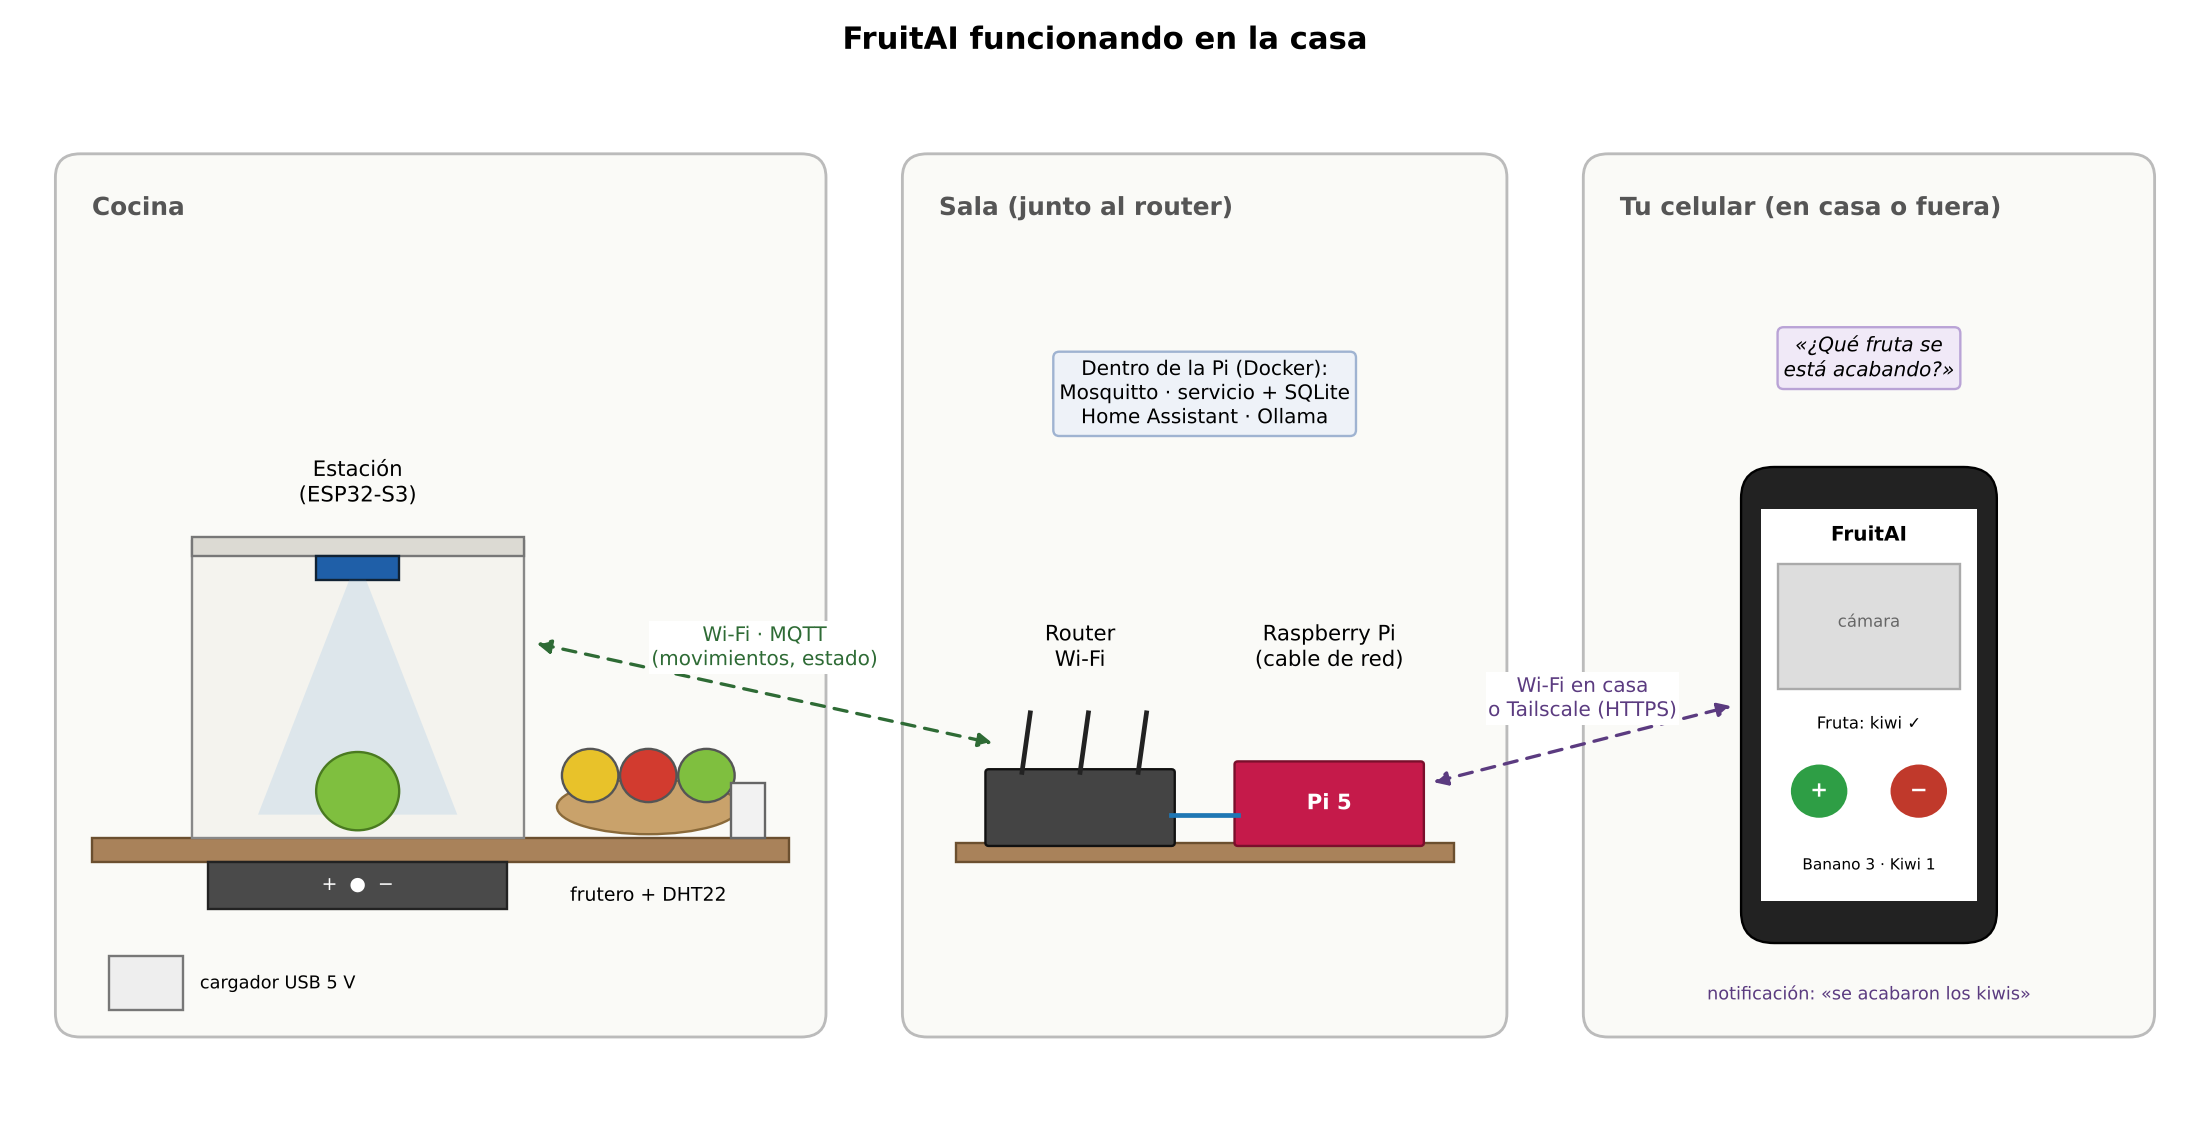

The Python source for this figure:
import matplotlib
matplotlib.use("Agg")
import matplotlib.pyplot as plt
from matplotlib.patches import Rectangle, Circle, FancyBboxPatch, FancyArrowPatch, Polygon, Ellipse
plt.rcParams["font.family"] = "DejaVu Sans"
fig, ax = plt.subplots(figsize=(13, 6.6)); ax.set_xlim(0, 13); ax.set_ylim(0, 6.6); ax.axis("off")
ax.set_title("FruitAI funcionando en la casa", fontsize=13, weight="bold")

def zona(x, y, w, h, t):
    ax.add_patch(FancyBboxPatch((x, y), w, h, boxstyle="round,pad=0.02,rounding_size=0.15", fc="#fafaf7", ec="#bbb", lw=1.2))
    ax.text(x + .2, y + h - .25, t, fontsize=10.5, weight="bold", color="#555", va="top")

# Cocina
zona(0.2, 0.4, 4.6, 5.6, "Cocina")
ax.add_patch(Rectangle((0.4, 1.5), 4.2, .15, fc="#a9825a", ec="#6b4f2f"))   # mesón
ax.add_patch(Rectangle((1.0, 1.65), 2.0, 1.9, fc="#f4f3ee", ec="#888"))      # estación
ax.add_patch(Rectangle((1.0, 3.45), 2.0, .12, fc="#dcdad3", ec="#777"))
ax.add_patch(Rectangle((1.75, 3.3), .5, .15, fc="#1f5fa8", ec="#123"))
ax.add_patch(Polygon([(1.95, 3.3), (2.05, 3.3), (2.6, 1.8), (1.4, 1.8)], fc="#5aa0e0", alpha=.15, ec="none"))
ax.add_patch(Circle((2.0, 1.95), .25, fc="#7fbf3f", ec="#4a7a20"))
ax.add_patch(Rectangle((1.1, 1.2), 1.8, .3, fc="#4a4a4a", ec="#222"))
ax.text(2.0, 1.35, "+  ●  −", ha="center", va="center", color="w", fontsize=8)
ax.text(2.0, 3.8, "Estación\n(ESP32-S3)", ha="center", fontsize=9)
ax.add_patch(Ellipse((3.75, 1.85), 1.1, .35, fc="#c9a26b", ec="#8a6a3a"))
for i, c in enumerate(["#e8c22a", "#d23b2f", "#7fbf3f"]): ax.add_patch(Circle((3.4 + i * .35, 2.05), .17, fc=c, ec="#555"))
ax.add_patch(Rectangle((4.25, 1.65), .2, .35, fc="#f2f2f2", ec="#666")); ax.text(3.75, 1.25, "frutero + DHT22", ha="center", fontsize=8)
ax.add_patch(Rectangle((0.5, .55), .45, .35, fc="#eee", ec="#777")); ax.text(1.05, .72, "cargador USB 5 V", fontsize=7.5, va="center")

# Sala / router
zona(5.3, 0.4, 3.6, 5.6, "Sala (junto al router)")
ax.add_patch(Rectangle((5.6, 1.5), 3.0, .12, fc="#a9825a", ec="#6b4f2f"))
ax.add_patch(FancyBboxPatch((5.8, 1.62), 1.1, .45, boxstyle="round,pad=0.02", fc="#444", ec="#111"))
for i in range(3): ax.plot([6.0 + i * .35, 6.0 + i * .35 + .05], [2.07, 2.45], color="#222", lw=2)
ax.text(6.35, 2.75, "Router\nWi-Fi", ha="center", fontsize=9)
ax.add_patch(FancyBboxPatch((7.3, 1.62), 1.1, .5, boxstyle="round,pad=0.02", fc="#c51a4a", ec="#7a0f2c"))
ax.text(7.85, 1.87, "Pi 5", ha="center", va="center", color="w", fontsize=9, weight="bold")
ax.plot([6.9, 7.3], [1.8, 1.8], color="#1f77b4", lw=2)
ax.text(7.85, 2.75, "Raspberry Pi\n(cable de red)", ha="center", fontsize=9)
ax.text(7.1, 4.3, "Dentro de la Pi (Docker):\nMosquitto · servicio + SQLite\nHome Assistant · Ollama", ha="center", fontsize=8.5,
        bbox=dict(fc="#eef2f8", ec="#9fb3d1", boxstyle="round,pad=0.3"))

# Celular (en casa y fuera)
zona(9.4, 0.4, 3.4, 5.6, "Tu celular (en casa o fuera)")
ax.add_patch(FancyBboxPatch((10.35, 1.0), 1.5, 3.0, boxstyle="round,pad=0.02,rounding_size=0.2", fc="#222", ec="#000"))
ax.add_patch(Rectangle((10.45, 1.25), 1.3, 2.5, fc="#ffffff", ec="none"))
ax.text(11.1, 3.55, "FruitAI", ha="center", fontsize=8.5, weight="bold")
ax.add_patch(Rectangle((10.55, 2.6), 1.1, .8, fc="#ddd", ec="#aaa")); ax.text(11.1, 3.0, "cámara", ha="center", fontsize=7, color="#666")
ax.text(11.1, 2.35, "Fruta: kiwi ✓", ha="center", fontsize=7)
ax.add_patch(Circle((10.8, 1.95), .17, fc="#2e9e45")); ax.text(10.8, 1.95, "+", ha="center", va="center", color="w", fontsize=9, weight="bold")
ax.add_patch(Circle((11.4, 1.95), .17, fc="#c0392b")); ax.text(11.4, 1.95, "−", ha="center", va="center", color="w", fontsize=9, weight="bold")
ax.text(11.1, 1.45, "Banano 3 · Kiwi 1", ha="center", fontsize=6.5)
ax.text(11.1, 4.6, "«¿Qué fruta se\nestá acabando?»", ha="center", fontsize=8.5, style="italic",
        bbox=dict(fc="#f0e9f7", ec="#b9a3d6", boxstyle="round,pad=0.3"))
ax.text(11.1, 0.62, "notificación: «se acabaron los kiwis»", ha="center", fontsize=7.5, color="#5b3b80")

# conexiones inalámbricas
def onda(a, b, t, c="#2e6b35", dy=.18):
    ax.add_patch(FancyArrowPatch(a, b, arrowstyle="<|-|>", mutation_scale=12, lw=1.4, color=c, ls=(0, (4, 3))))
    ax.text((a[0] + b[0]) / 2, (a[1] + b[1]) / 2 + dy, t, ha="center", fontsize=8.5, color=c, bbox=dict(fc="white", ec="none", pad=1))
onda((3.05, 2.9), (5.85, 2.25), "Wi-Fi · MQTT\n(movimientos, estado)")
onda((8.45, 2.0), (10.3, 2.5), "Wi-Fi en casa\no Tailscale (HTTPS)", c="#5b3b80")
fig.tight_layout(); fig.savefig("casa.png", dpi=170); print("ok")
